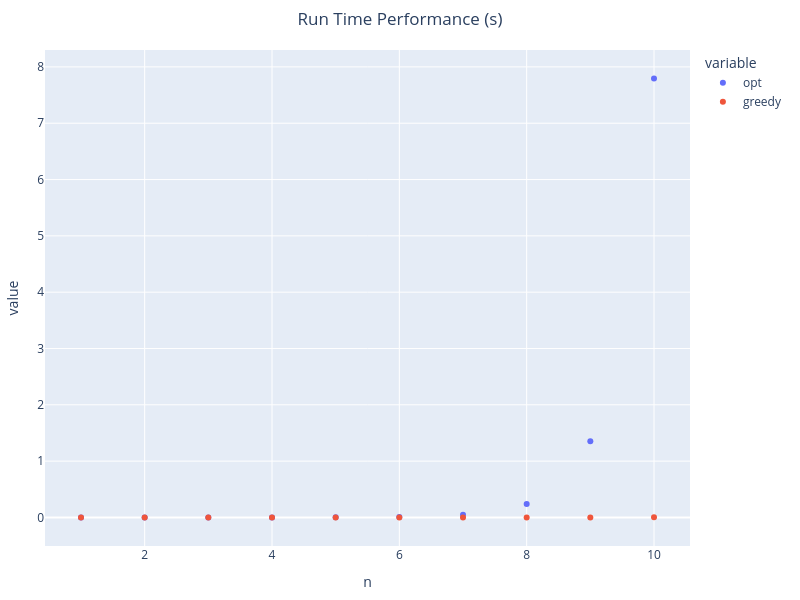

The cell this chart's notebook holds for it:
### Code cell
results = {"n": [i for i in range(1,11)], "opt": times_opt, "greedy": times_greedy}
px.scatter(results, x="n", y=["opt", "greedy"], width=800, height=600, title="Run Time Performance (s)").update_layout(margin=dict(t=50,b=25,l=25,r=25), title=dict(x=0.5))

### Figure 1 — Plotly figure (JSON) as saved in the notebook; plotly's stock layout.template omitted (floating-point values rounded to 4 significant figures)
{"data": [{"hovertemplate": "variable=opt<br>n=%{x}<br>value=%{y}<extra></extra>", "legendgroup": "opt", "marker": {"color": "#636efa", "symbol": "circle"}, "mode": "markers", "name": "opt", "orientation": "v", "showlegend": true, "type": "scatter", "x": [1, 2, 3, 4, 5, 6, 7, 8, 9, 10], "xaxis": "x", "y": [4.07e-05, 0.0002045, 0.0003289, 0.0007545, 0.002163, 0.009451, 0.04605, 0.2405, 1.355, 7.793], "yaxis": "y"}, {"hovertemplate": "variable=greedy<br>n=%{x}<br>value=%{y}<extra></extra>", "legendgroup": "greedy", "marker": {"color": "#EF553B", "symbol": "circle"}, "mode": "markers", "name": "greedy", "orientation": "v", "showlegend": true, "type": "scatter", "x": [1, 2, 3, 4, 5, 6, 7, 8, 9, 10], "xaxis": "x", "y": [2.821e-06, 0.0001366, 0.0003626, 0.0002152, 0.0003591, 0.0005521, 0.0007149, 0.0008653, 0.001136, 0.001344], "yaxis": "y"}], "layout": {"height": 600, "legend": {"title": {"text": "variable"}, "tracegroupgap": 0}, "margin": {"b": 25, "l": 25, "r": 25, "t": 50}, "title": {"text": "Run Time Performance (s)", "x": 0.5}, "width": 800, "xaxis": {"anchor": "y", "domain": [0, 1], "title": {"text": "n"}}, "yaxis": {"anchor": "x", "domain": [0, 1], "title": {"text": "value"}}}}
